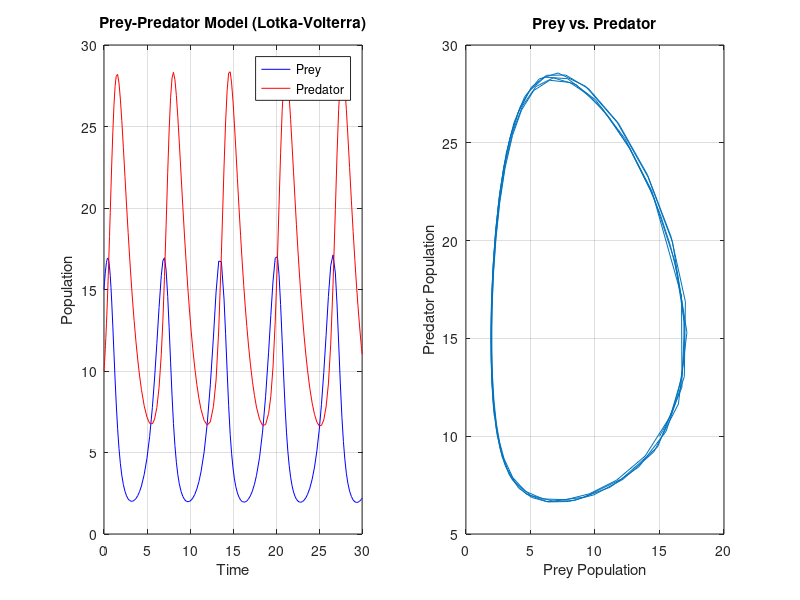

Write the MATLAB code that produced this figure.
clc
close all

%% Prey-Predator Modeling using the Lotka-Volterra model

% Lotka-Volterra model equations:
%       d(prey)/dt     = alpha*prey          - beta*prey*predator
%       d(predator)/dt = gamma*prey*predator - delta*predator


%% Set the parameter values
alpha = 1.5;  % Prey growth rate
beta = 0.1;   % Predation rate
gamma = 0.1;  % Predator growth rate
delta = 0.7;  % Predator death rate

%% Set the initial population sizes
prey0 = 15;    % Initial prey population
predator0 = 10; % Initial predator population

%% Set the simulation time
simulation_time = 30; % Total simulation time

%% Define the Lotka-Volterra equations
ode_equations = @(t, y) [alpha*y(1) - beta*y(1)*y(2); gamma*y(1)*y(2) - delta*y(2)];

%% Solve the equations using ode45
[t, populations] = ode45(ode_equations, [0 simulation_time], [prey0 predator0]);

prey_population = populations(:, 1);
predator_population = populations(:, 2);

%% Plot the population dynamics
subplot(1, 2, 1);
plot(t, prey_population, 'b', t, predator_population, 'r');
xlabel('Time');
ylabel('Population');
title('Prey-Predator Model (Lotka-Volterra)');
legend('Prey', 'Predator');
grid on;

subplot(1, 2, 2);
plot(prey_population, predator_population);
xlabel('Prey Population');
ylabel('Predator Population');
title('Prey vs. Predator');
grid on;